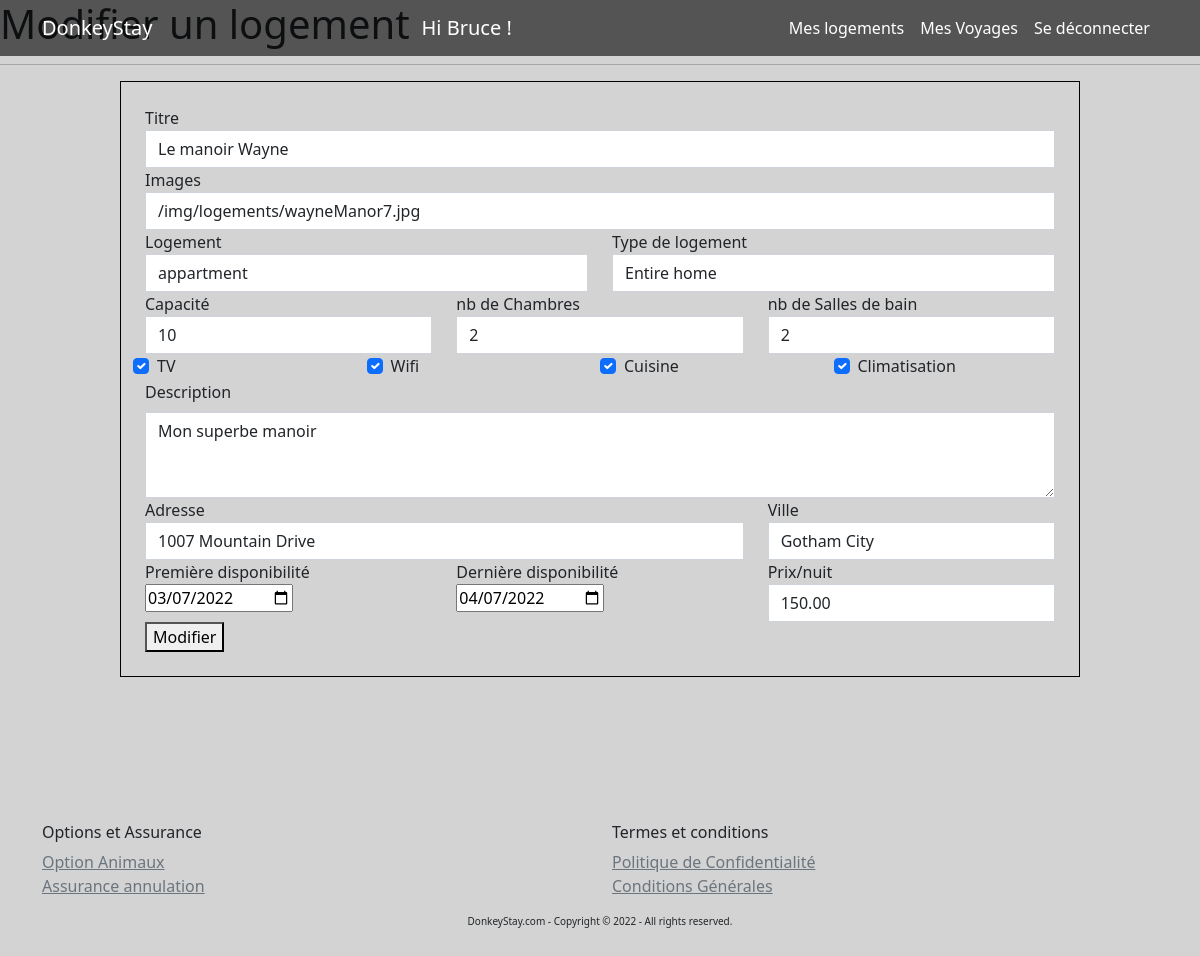
Screenshot of /modifyLodging.php?id=1 (signed in) with the database file from the repository.
### tables this page shows
CREATE TABLE IF NOT EXISTS `room` (
  `id` INT NOT NULL AUTO_INCREMENT,
  `roomtype_id` INT NOT NULL,
  `hometype_id` INT NOT NULL,
  `title` VARCHAR(80) NOT NULL,
  `description` MEDIUMTEXT NULL,
  `nb_bedroom` INT NOT NULL,
  `nb_bathroom` INT NOT NULL,
  `price` DECIMAL(6,2) NOT NULL,
  `adress` VARCHAR(200) NOT NULL,
  `city` VARCHAR(45) NOT NULL,
  `has_tv` TINYINT(1) NOT NULL,
  `has_wifi` TINYINT(1) NOT NULL,
  `has_kitchen` TINYINT(1) NOT NULL,
  `has_aircon` TINYINT(1) NOT NULL,
  `start_dispo` DATE NOT NULL,
  `end_dispo` DATE NOT NULL,
  `user_id` INT NOT NULL,
  `capacity_id` INT NOT NULL,
  PRIMARY KEY (`id`, `roomtype_id`, `hometype_id`, `user_id`, `capacity_id`),
  CONSTRAINT `fk_Rooms_Roomtypes1`
    FOREIGN KEY (`roomtype_id`)
    REFERENCES `roomtype` (`id`)
    ON DELETE NO ACTION
    ON UPDATE NO ACTION,
  CONSTRAINT `fk_Rooms_Hometypes1`
    FOREIGN KEY (`hometype_id`)
    REFERENCES `hometype` (`id`)
    ON DELETE NO ACTION
    ON UPDATE NO ACTION,
  CONSTRAINT `fk_room_user1`
    FOREIGN KEY (`user_id`)
    REFERENCES `user` (`id`)
    ON DELETE NO ACTION
    ON UPDATE NO ACTION,
  CONSTRAINT `fk_room_capacity1`
    FOREIGN KEY (`capacity_id`)
    REFERENCES `capacity` (`id`)
    ON DELETE NO ACTION
    ON UPDATE NO ACTION);

CREATE TABLE IF NOT EXISTS `image` (
  `id` INT NOT NULL AUTO_INCREMENT,
  `img` VARCHAR(200) NOT NULL,
  `room_id` INT NOT NULL,
  PRIMARY KEY (`id`, `room_id`),
  CONSTRAINT `fk_Images_Rooms1`
    FOREIGN KEY (`room_id`)
    REFERENCES `room` (`id`)
    ON DELETE NO ACTION
    ON UPDATE NO ACTION);

### modifyLodging.php (the view, shortened to what this page needs)
<?php
require_once 'header.php';
$lodgingId = $_GET['id'];
$queryLodging = $dbh->prepare("SELECT room.*, image.img, image.id FROM room INNER JOIN image ON room.id = image.room_id WHERE room.id =:lodgingId");
$queryLodging->bindValue(":lodgingId", $lodgingId, PDO::PARAM_STR);
$queryLodging->execute();
$lodgings = $queryLodging->fetchAll(PDO::FETCH_OBJ);
foreach ($lodgings as $lodging) :
    $lodgingTitle = $lodging->title;
    $lodgingCapacity = $lodging->capacity_id;
    $lodgingBedroom = $lodging->nb_bedroom;
    $lodgingBathroom = $lodging->nb_bathroom;
    $lodgingDescription = $lodging->description;
    $lodgingTv = $lodging->has_tv;
    $lodgingWifi = $lodging->has_wifi;
    $lodgingKitchen = $lodging->has_kitchen;
    $lodgingAircon = $lodging->has_aircon;
    $lodgingAdress = $lodging->adress;
    $lodgingCity = $lodging->city;
    $lodgingStartDispo = $lodging->start_dispo;
    $lodgingEndDispo = $lodging->end_dispo;
    $lodgingPrice = $lodging->price;
    $lodgingImg = $lodging->img;
endforeach;
?>
<section>
    <h1>Modifier un logement</h1>
    <hr>
    <form method="POST" class="d-flex j-c">
        <div class="div-addform">
            <div class="row">
                <div class="col">
                    <label for="title">Titre</label>
                    <input type="text" class="form-control" id="title" name="title" value="<?php echo $lodgingTitle ?>">
                </div>
            </div>
            <div class="row">
                <div class="col">
                    <label for="img">Images</label>
                    <input type="text" class="form-control" id="img" name="img" value="<?php echo $lodgingImg ?>">
                </div>
            </div>
            <div class="row">
                <div class="col">
                    <label for="home_type">Logement</label>
                    <select class="form-control" id="home_type" name="home_type">
                    <?php
                            $hometypeQuery = $dbh->query('SELECT * FROM hometype');
                            $hometype= $hometypeQuery->fetchAll(PDO::FETCH_ASSOC);
                            foreach ($hometype as $row_hometype) {
                                echo '<option value="'.$row_hometype['id'].'">'.$row_hometype['hname'].'</option>';
                            }
                        ?>
                    </select>
                </div>
                <div class="col">
                    <label for="room_type">Type de logement</label>
                    <select class="form-control" id="room_type" name="room_type">
                    <?php
                            $roomtypeQuery = $dbh->query('SELECT * FROM roomtype');
                            $roomtype= $roomtypeQuery->fetchAll(PDO::FETCH_ASSOC);
                            foreach ($roomtype as $row_roomtype) {
                                echo '<option value="'.$row_roomtype['id'].'">'.$row_roomtype['rname'].'</option>';
                            }
                        ?>
                    </select>
                </div>
            </div>
            <div class="row">
                <div class="col">
                    <label for="capacity">Capacité</label><small class="error"><?php if (isset($capacityErr)) echo $capacityErr ?></small>
                    <input type="text" class="form-control" id="capacity" name="capacity" value="<?php echo $lodgingCapacity ?>">
                </div>
                <div class="col">
                    <label for="nb_bedroom">nb de Chambres</label><small class="error"><?php if (isset($capacityErr)) echo $capacityErr ?></small>
                    <input type="text" class="form-control" id="nb_bedroom" name="nb_bedroom" value="<?php echo $lodgingBedroom ?>">
                </div>
                <div class="col">
                    <label for="nb_bathroom">nb de Salles de bain</label><small class="error"><?php if (isset($capacityErr)) echo $capacityErr ?></small>
                    <input type="text" class="form-control" id="nb_bathroom" name="nb_bathroom" value="<?php echo $lodgingBathroom ?>">
                </div>
            </div>
            <div class="row">
                <div class="col form-check">
                    <input class="form-check-input" type="checkbox" id="has_tv" name="has_tv" <?php if ($lodgingTv == 1) { ?> checked <?php } ?>>
                    <label class="form-check-label" for="has_tv"> TV </label>
                </div>
                <div class="col form-check">
                    <input class="form-check-input" type="checkbox" id="has_wifi" name="has_wifi" <?php if ($lodgingWifi == 1) { ?> checked <?php } ?>>
                    <label class="form-check-label" for="has_wifi"> Wifi </label>
                </div>
                <div class="col form-check">
                    <input class="form-check-input" type="checkbox" id="has_kitchen" name="has_kitchen" <?php if ($lodgingKitchen == 1) { ?> checked <?php } ?>>
                    <label class="form-check-label" for="has_kitchen">Cuisine</label>
                </div>
                <div class="col form-check">
                    <input class="form-check-input" type="checkbox" id="has_aircon" name="has_aircon" <?php if ($lodgingAircon == 1) { ?> checked <?php } ?>>
                    <label class="form-check-label" for="has_aircon">Climatisation</label>
                </div>
            </div>
            <div class="row">
                <div class="col">
                    <label for="description" class="form-label">Description</label>
                    <textarea class="form-control" id="description" name="description" rows="3"><?php echo $lodgingDescription ?></textarea>
                </div>
            </div>
            <div class="row">
                <div class="col-sm-8">
                    <label for="adress">Adresse</label>
                    <input type="text" class="form-control" id="adress" name="adress" value="<?php echo $lodgingAdress ?>">
                </div>
                <div class="col-sm-4">
                    <label for="city">Ville</label>
                    <input type="text" class="form-control" id="city" name="city" value="<?php echo $lodgingCity ?>">
                </div>
            </div>
            <div class="row">
                <div class="col">
                    <label for="start_dispo">Première disponibilité</label><br>
                    <input type="date" id="start_dispo" name="start_dispo" value="<?php echo $lodgingStartDispo ?>">
                </div>
                <div class="col">
                    <label for="end_dispo">Dernière disponibilité</label><br>
                    <input type="date" id="end_dispo" name="end_dispo" value="<?php echo $lodgingEndDispo ?>">
                </div>
                <div class="col">
                    <label for="price">Prix/nuit</label><small class="error"><?php if (isset($capacityErr)) echo $capacityErr ?></small>
                    <input type="text" class="form-control" id="price" name="price" value="<?php echo $lodgingPrice ?>">
                </div>
            </div>
            <button type="submit" name="modify">Modifier</button>
        </div>
    </form>
</section>
<?php
require_once 'footer.php';
?>

### modifyLodging.php (style rules this page uses)
body { background-color: lightgrey; }

### rows the page displays
room: title "Le manoir Wayne", capacity "10", nb_bedroom "2", nb_bathroom "2", has_tv "☑", has_wifi "☑", has_kitchen "☑", has_aircon "☑", description "Mon superbe manoir", adress "1007 Mountain Drive", city "Gotham City", start_dispo "03/07/2022", end_dispo "04/07/2022", price "150.00"
image: img "/img/logements/wayneManor7.jpg"

### other values shown
$_SESSION['name'] "Bruce"
form field home_type "appartment"
form field room_type "Entire home"
